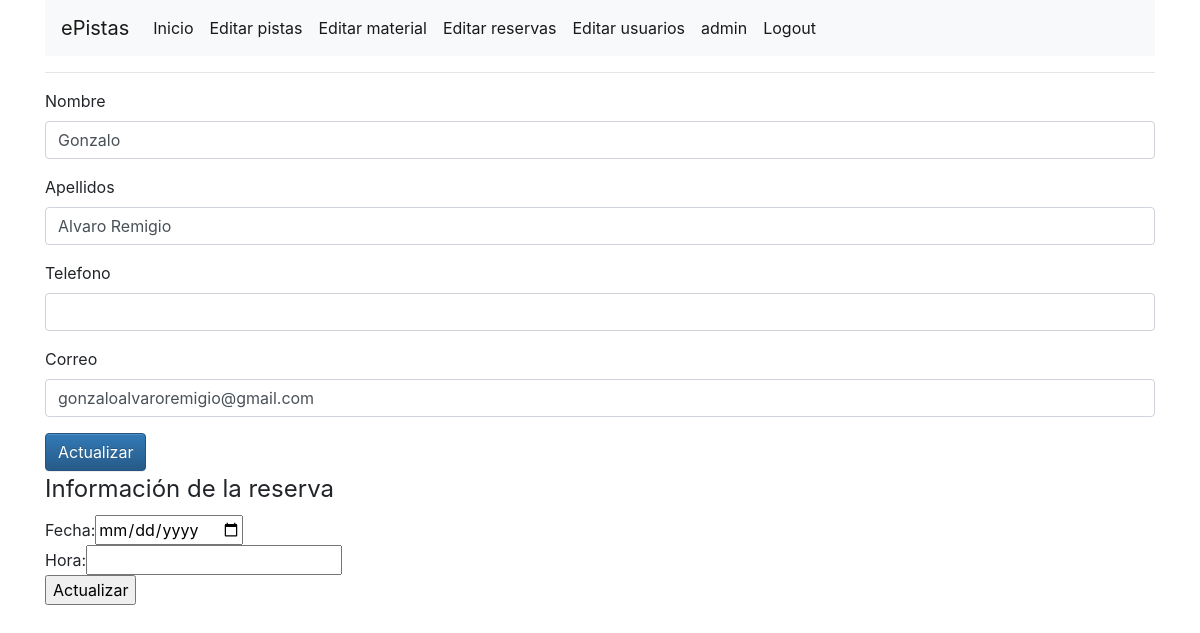
The page /admin/editar_usuario.php?u=2 (signed in) on the database its author committed.
### tables this page shows
CREATE TABLE `usuarios` (
  `id_usuario` int(4) NOT NULL AUTO_INCREMENT,
  `nombre` varchar(20) DEFAULT NULL,
  `apellidos` varchar(50) DEFAULT NULL,
  `telefono` varchar(9) DEFAULT NULL,
  `correo` varchar(30) DEFAULT NULL,
  `passwd` varchar(64) DEFAULT NULL,
  `tipo` varchar(10) DEFAULT 'usuario',
  PRIMARY KEY (`id_usuario`),
  UNIQUE KEY `correo` (`correo`)
);

### admin/editar_usuario.php (the view, shortened to what this page needs)
<!DOCTYPE html>
<html lang="en">
  <head>
    <link rel="stylesheet" href="https://maxcdn.bootstrapcdn.com/bootstrap/4.0.0/css/bootstrap.min.css">
    <link rel="stylesheet" href="https://maxcdn.bootstrapcdn.com/bootstrap/3.3.7/css/bootstrap-theme.min.css">
  </head>
  <body>
    <div class='container'>
      <?php if (isset($_SESSION["user"])&&($_SESSION["tipo"])=='admin' ) {
                include("../includes/menuadmin.php");
              } else{
                include("../includes/menu.php");
            }
      ?>
      <hr>
      <?php if (!isset($_POST["correo"])) : ?>
      <?php
        include("../includes/conexion.php");
        $query="SELECT * from usuarios where id_usuario='".$_GET["u"]."'";
        if ($result = $connection->query($query))  {
          $obj = $result->fetch_object();
          $nom = $obj->nombre;
          $ap = $obj->apellidos;
          $co = $obj->correo;
        } else {
          echo "No se han recuperado los datos del usuario";
          exit();
        }
      ?>
      <form>
        <div class="form-group">
          <label for="formGroupExampleInput">Nombre</label>
          <input type="text" class="form-control" id="formGroupExampleInput" value='<?php echo $nom; ?>' required>
        </div>
        <div class="form-group">
          <label for="formGroupExampleInput2">Apellidos</label>
          <input type="text" class="form-control" id="formGroupExampleInput2" value='<?php echo $ap; ?>' required>
        </div>
        <div class="form-group">
          <label for="formGroupExampleInput">Telefono</label>
          <input type="text" class="form-control" id="formGroupExampleInput" value='<?php echo $num; ?>' required>
        </div>
        <div class="form-group">
          <label for="formGroupExampleInput">Correo</label>
          <input type="text" class="form-control" id="formGroupExampleInput" value='<?php echo $co; ?>' required>
        </div>
        <button type="submit" class="btn btn-primary">Actualizar</button>
      </form>
      <form method="post">
        <fieldset>
          <legend>Información de la reserva</legend>
          <span>Fecha:</span><input value='<?php echo $fecha; ?>' type="date" name="fecha" required><br>
          <span>Hora:</span><input value='<?php echo $hora; ?>'type="text" name="hora" required><br>
          <p><input type="submit" value="Actualizar"></p>
        </fieldset>
      </form>
    <?php endif ?>
  </div>
</body>
</html>

### rows shown on the page
usuarios: nombre "Gonzalo", apellidos "Alvaro Remigio", correo "gonzaloalvaroremigio@gmail.com"

### other values the page prints
$_SESSION['tipo'] "admin"
